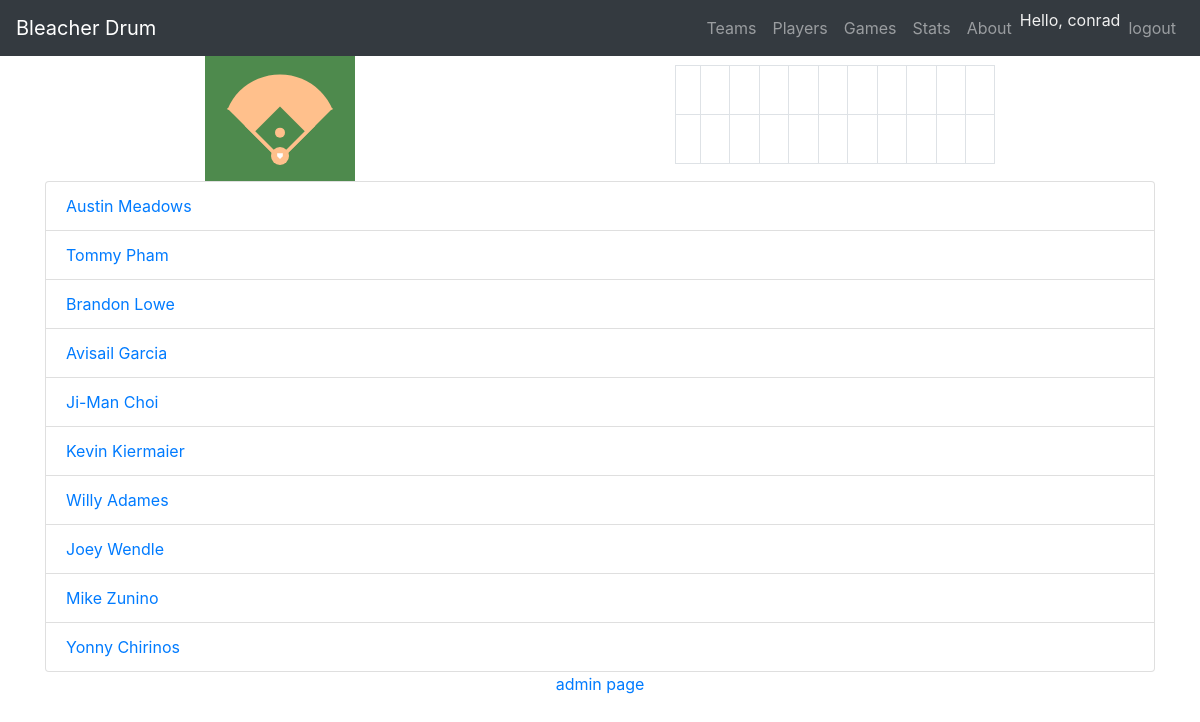
The page /12/view_team/ (signed in) on the database as committed earlier.
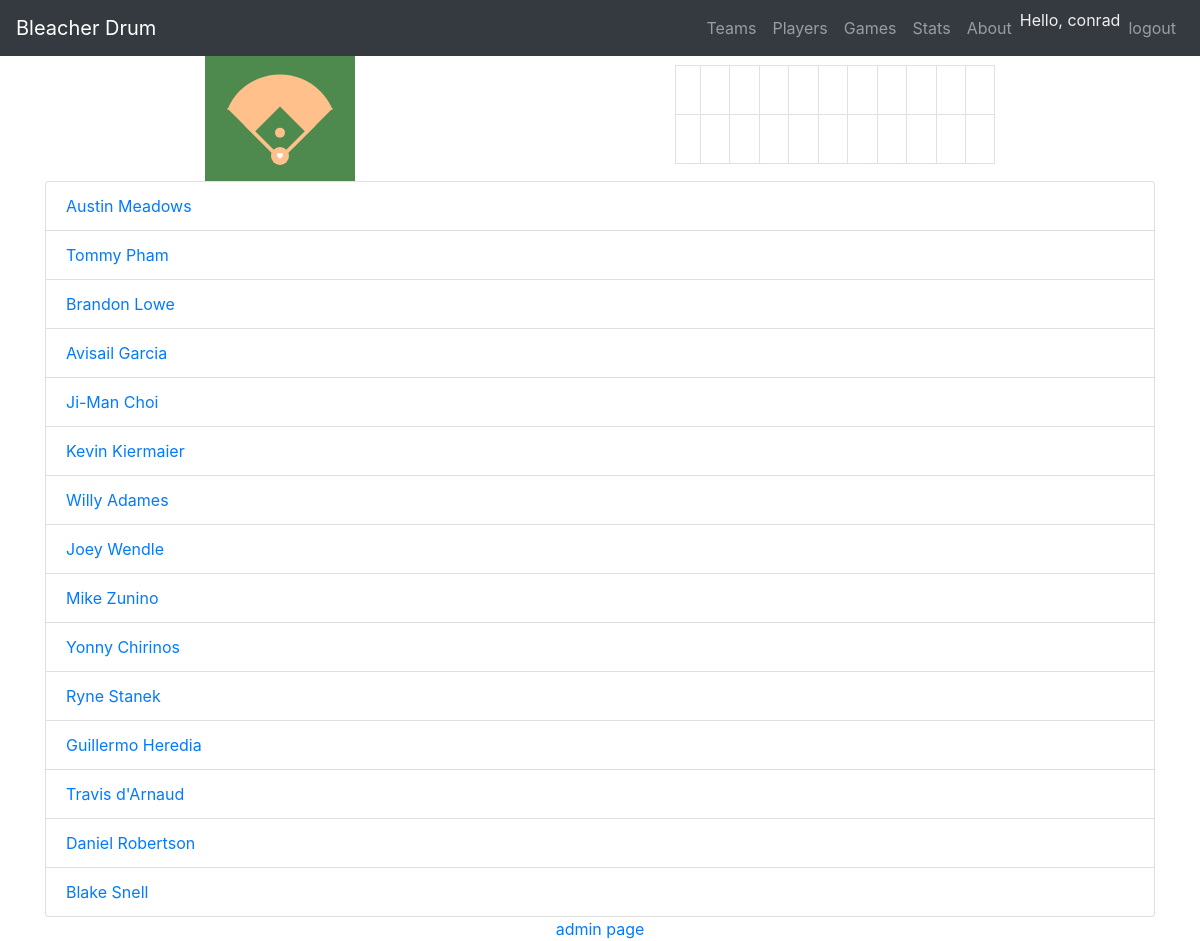
The same page on the database as committed later.
### lineup_app/models.py (models this page shows)
class Player(models.Model):
    name = models.CharField(max_length=100)
    num = models.PositiveSmallIntegerField()
    team = models.ForeignKey(Team, on_delete=models.CASCADE)
    owner = models.ForeignKey(User, on_delete=models.CASCADE)
    def __str__(self):
        return  self.name

### lineup_app/views.py (the view)
# urls.py: path('<int:team_id>/view_team/', views.view_team),
@login_required
def view_team(request, team_id):
    team = Team.objects.get(pk=team_id)
    players = Player.objects.filter(team=team)
    context = {'team': team, 'players': players}
    return render(request, 'lineup_app/view_team.html', context)

### lineup_app/models.py (called while the page is built)
    def __str__(self):
        return self.abbr

### lineup_app/templates/lineup_app/view_team.html (shortened to what this page needs)
{% extends 'lineup_app/header.html' %}
{% load static %}
{% block content %}
<ul class='list-group'>
    {% for player in players %}
    <li class='list-group-item'><a href='/{{ player.id }}/view_player/'>{{ player }}</a></li>
    {% endfor %}
</ul>
{% endblock %}

Rows that differ between the two databases and show on the page:
added Player: name "Ryne Stanek"
added Player: name "Guillermo Heredia"
added Player: name "Travis d'Arnaud"
added Player: name "Daniel Robertson"
added Player: name "Blake Snell"
